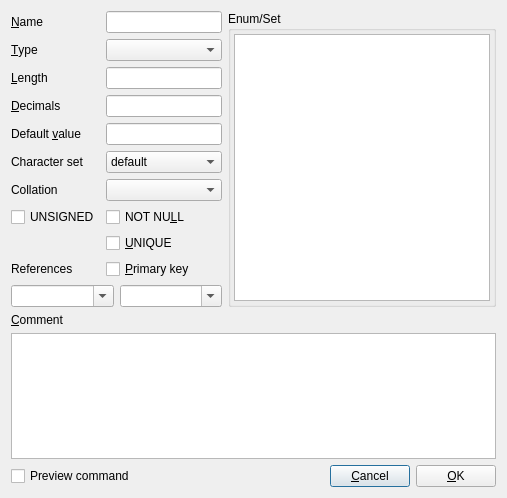
<?xml version="1.0" encoding="UTF-8"?>
<ui version="4.0">
 <class>DlgColumnDef</class>
 <widget class="QDialog" name="DlgColumnDef">
  <property name="geometry">
   <rect>
    <x>0</x>
    <y>0</y>
    <width>507</width>
    <height>498</height>
   </rect>
  </property>
  <property name="windowTitle">
   <string>Column definition</string>
  </property>
  <property name="modal">
   <bool>true</bool>
  </property>
  <layout class="QVBoxLayout">
   <item>
    <layout class="QHBoxLayout">
     <property name="spacing">
      <number>6</number>
     </property>
     <property name="leftMargin">
      <number>0</number>
     </property>
     <property name="topMargin">
      <number>0</number>
     </property>
     <property name="rightMargin">
      <number>0</number>
     </property>
     <property name="bottomMargin">
      <number>0</number>
     </property>
     <item>
      <layout class="QGridLayout">
       <property name="leftMargin">
        <number>0</number>
       </property>
       <property name="topMargin">
        <number>0</number>
       </property>
       <property name="rightMargin">
        <number>0</number>
       </property>
       <property name="bottomMargin">
        <number>0</number>
       </property>
       <property name="spacing">
        <number>6</number>
       </property>
       <item row="4" column="0">
        <widget class="QLabel" name="label_2_2_2_2_2">
         <property name="text">
          <string>Default &amp;value</string>
         </property>
         <property name="textFormat">
          <enum>Qt::PlainText</enum>
         </property>
         <property name="buddy">
          <cstring>edDefaultValue</cstring>
         </property>
        </widget>
       </item>
       <item row="3" column="1">
        <widget class="QLineEdit" name="edDecimals"/>
       </item>
       <item row="9" column="1">
        <widget class="QCheckBox" name="chkPrimaryKey">
         <property name="text">
          <string>&amp;Primary key</string>
         </property>
        </widget>
       </item>
       <item row="2" column="1">
        <widget class="QLineEdit" name="edLength"/>
       </item>
       <item row="7" column="1">
        <widget class="QCheckBox" name="chkNotNull">
         <property name="text">
          <string>NOT NU&amp;LL</string>
         </property>
        </widget>
       </item>
       <item row="7" column="0">
        <widget class="QCheckBox" name="chkUnsigned">
         <property name="text">
          <string>UNSIGNED</string>
         </property>
        </widget>
       </item>
       <item row="1" column="0">
        <widget class="QLabel" name="label_2_3">
         <property name="text">
          <string>&amp;Type</string>
         </property>
         <property name="textFormat">
          <enum>Qt::PlainText</enum>
         </property>
         <property name="buddy">
          <cstring>lstType</cstring>
         </property>
        </widget>
       </item>
       <item row="0" column="0">
        <widget class="QLabel" name="label_3">
         <property name="text">
          <string>&amp;Name</string>
         </property>
         <property name="textFormat">
          <enum>Qt::PlainText</enum>
         </property>
         <property name="buddy">
          <cstring>edName</cstring>
         </property>
        </widget>
       </item>
       <item row="2" column="0">
        <widget class="QLabel" name="label_2_2_3">
         <property name="text">
          <string>&amp;Length</string>
         </property>
         <property name="textFormat">
          <enum>Qt::PlainText</enum>
         </property>
         <property name="buddy">
          <cstring>edLength</cstring>
         </property>
        </widget>
       </item>
       <item row="3" column="0">
        <widget class="QLabel" name="label_2_2_2_3">
         <property name="text">
          <string>&amp;Decimals</string>
         </property>
         <property name="textFormat">
          <enum>Qt::PlainText</enum>
         </property>
         <property name="buddy">
          <cstring>edDecimals</cstring>
         </property>
        </widget>
       </item>
       <item row="9" column="0">
        <widget class="QLabel" name="label">
         <property name="text">
          <string>References</string>
         </property>
        </widget>
       </item>
       <item row="8" column="1">
        <widget class="QCheckBox" name="chkUnique">
         <property name="text">
          <string>&amp;UNIQUE</string>
         </property>
        </widget>
       </item>
       <item row="0" column="1">
        <widget class="QLineEdit" name="edName"/>
       </item>
       <item row="4" column="1">
        <widget class="QLineEdit" name="edDefaultValue"/>
       </item>
       <item row="1" column="1">
        <widget class="QComboBox" name="lstType"/>
       </item>
       <item row="5" column="0">
        <widget class="QLabel" name="label_4">
         <property name="text">
          <string>Character set</string>
         </property>
         <property name="buddy">
          <cstring>lstCharacterSet</cstring>
         </property>
        </widget>
       </item>
       <item row="5" column="1">
        <widget class="QComboBox" name="lstCharacterSet">
         <item>
          <property name="text">
           <string>default</string>
          </property>
         </item>
         <item>
          <property name="text">
           <string>Utf8</string>
          </property>
         </item>
         <item>
          <property name="text">
           <string>Latin1</string>
          </property>
         </item>
        </widget>
       </item>
       <item row="10" column="0" colspan="2">
        <layout class="QHBoxLayout" name="horizontalLayout">
         <item>
          <widget class="QComboBox" name="lstRefTable">
           <property name="editable">
            <bool>true</bool>
           </property>
          </widget>
         </item>
         <item>
          <widget class="QComboBox" name="lstRefColumn">
           <property name="editable">
            <bool>true</bool>
           </property>
          </widget>
         </item>
        </layout>
       </item>
       <item row="6" column="0">
        <widget class="QLabel" name="label_5">
         <property name="text">
          <string>Collation</string>
         </property>
         <property name="buddy">
          <cstring>lstCharacterSet</cstring>
         </property>
        </widget>
       </item>
       <item row="6" column="1">
        <widget class="QComboBox" name="lstCollation"/>
       </item>
      </layout>
     </item>
     <item>
      <widget class="QGroupBox" name="grpEnum">
       <property name="title">
        <string>Enum/Set</string>
       </property>
       <layout class="QVBoxLayout">
        <property name="spacing">
         <number>6</number>
        </property>
        <property name="leftMargin">
         <number>3</number>
        </property>
        <property name="topMargin">
         <number>3</number>
        </property>
        <property name="rightMargin">
         <number>3</number>
        </property>
        <property name="bottomMargin">
         <number>3</number>
        </property>
        <item>
         <widget class="QTextEdit" name="txtEnum">
          <property name="toolTip">
           <string>one entry per line</string>
          </property>
          <property name="styleSheet">
           <string>color: black</string>
          </property>
          <property name="html">
           <string>&lt;!DOCTYPE HTML PUBLIC &quot;-//W3C//DTD HTML 4.0//EN&quot; &quot;http://www.w3.org/TR/REC-html40/strict.dtd&quot;&gt;
&lt;html&gt;&lt;head&gt;&lt;meta name=&quot;qrichtext&quot; content=&quot;1&quot; /&gt;&lt;style type=&quot;text/css&quot;&gt;
p, li { white-space: pre-wrap; }
&lt;/style&gt;&lt;/head&gt;&lt;body style=&quot; font-family:'Sans Serif'; font-size:9pt; font-weight:400; font-style:normal;&quot;&gt;
&lt;p style=&quot;-qt-paragraph-type:empty; margin-top:0px; margin-bottom:0px; margin-left:0px; margin-right:0px; -qt-block-indent:0; text-indent:0px; font-family:'Nimbus Sans L'; font-size:12pt;&quot;&gt;&lt;br /&gt;&lt;/p&gt;&lt;/body&gt;&lt;/html&gt;</string>
          </property>
          <property name="acceptRichText">
           <bool>false</bool>
          </property>
          <property name="textInteractionFlags">
           <set>Qt::LinksAccessibleByKeyboard|Qt::LinksAccessibleByMouse|Qt::TextBrowserInteraction|Qt::TextEditable|Qt::TextEditorInteraction|Qt::TextSelectableByKeyboard|Qt::TextSelectableByMouse</set>
          </property>
         </widget>
        </item>
       </layout>
      </widget>
     </item>
    </layout>
   </item>
   <item>
    <layout class="QVBoxLayout">
     <item>
      <widget class="QLabel" name="label_2">
       <property name="text">
        <string>&amp;Comment</string>
       </property>
       <property name="buddy">
        <cstring>txtComment</cstring>
       </property>
      </widget>
     </item>
     <item>
      <widget class="QTextEdit" name="txtComment">
       <property name="acceptRichText">
        <bool>false</bool>
       </property>
      </widget>
     </item>
    </layout>
   </item>
   <item>
    <spacer>
     <property name="orientation">
      <enum>Qt::Vertical</enum>
     </property>
     <property name="sizeHint" stdset="0">
      <size>
       <width>407</width>
       <height>16</height>
      </size>
     </property>
    </spacer>
   </item>
   <item>
    <layout class="QHBoxLayout">
     <property name="spacing">
      <number>6</number>
     </property>
     <property name="leftMargin">
      <number>0</number>
     </property>
     <property name="topMargin">
      <number>0</number>
     </property>
     <property name="rightMargin">
      <number>0</number>
     </property>
     <property name="bottomMargin">
      <number>0</number>
     </property>
     <item>
      <widget class="QCheckBox" name="chkShowCommand">
       <property name="toolTip">
        <string>Preview alter command before execution. Execution can be canceled then.</string>
       </property>
       <property name="text">
        <string>Preview command</string>
       </property>
      </widget>
     </item>
     <item>
      <spacer>
       <property name="orientation">
        <enum>Qt::Horizontal</enum>
       </property>
       <property name="sizeHint" stdset="0">
        <size>
         <width>40</width>
         <height>20</height>
        </size>
       </property>
      </spacer>
     </item>
     <item>
      <widget class="QPushButton" name="cancelButton">
       <property name="text">
        <string>&amp;Cancel</string>
       </property>
      </widget>
     </item>
     <item>
      <widget class="QPushButton" name="btOk">
       <property name="text">
        <string>&amp;OK</string>
       </property>
      </widget>
     </item>
    </layout>
   </item>
  </layout>
 </widget>
 <tabstops>
  <tabstop>edName</tabstop>
  <tabstop>lstType</tabstop>
  <tabstop>edLength</tabstop>
  <tabstop>edDecimals</tabstop>
  <tabstop>edDefaultValue</tabstop>
  <tabstop>chkNotNull</tabstop>
  <tabstop>chkUnique</tabstop>
  <tabstop>btOk</tabstop>
  <tabstop>cancelButton</tabstop>
 </tabstops>
 <resources/>
 <connections>
  <connection>
   <sender>cancelButton</sender>
   <signal>clicked()</signal>
   <receiver>DlgColumnDef</receiver>
   <slot>reject()</slot>
   <hints>
    <hint type="sourcelabel">
     <x>287</x>
     <y>75</y>
    </hint>
    <hint type="destinationlabel">
     <x>284</x>
     <y>191</y>
    </hint>
   </hints>
  </connection>
  <connection>
   <sender>btOk</sender>
   <signal>clicked()</signal>
   <receiver>DlgColumnDef</receiver>
   <slot>accept()</slot>
   <hints>
    <hint type="sourcelabel">
     <x>310</x>
     <y>24</y>
    </hint>
    <hint type="destinationlabel">
     <x>316</x>
     <y>199</y>
    </hint>
   </hints>
  </connection>
 </connections>
</ui>
